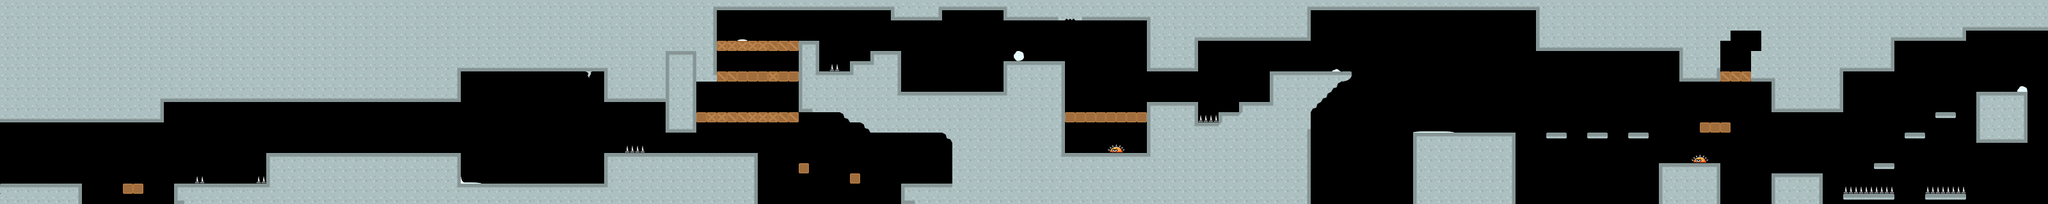

This game map was drawn from its Tiled (.tmx) file and the tilesets committed beside it. A one-line description and the trimmed map source follow:
An orthogonal 200x20 tile map with 16x16 px tiles, 3 tile layers (tileLayer, hazardLayer, elementsLayer), 3 tilesets and 116 objects (50x coin, 44x destroy, 4x staticshooter, 3x attacker, 3x drunkflyer, ...).

<map version="1.0" orientation="orthogonal" renderorder="right-down" width="200" height="20" tilewidth="16" tileheight="16" nextobjectid="216">
    <tileset firstgid="1" name="world4" tilewidth="16" tileheight="16" spacing="4" margin="2" tilecount="34" columns="34">
        <image source="world4.png" width="680" height="20" />
    </tileset>
    <tileset firstgid="35" name="hazard" tilewidth="16" tileheight="16" spacing="4" margin="2" tilecount="9" columns="9">
        <image source="hazard.png" width="180" height="20" />
    </tileset>
    <tileset firstgid="44" name="elements2" tilewidth="16" tileheight="16" spacing="4" margin="2" tilecount="38" columns="38">
        <image source="elements2.png" width="760" height="20" />
    </tileset>
    <layer name="tileLayer" width="200" height="20">
        <data>[4000 cells, 2028 non-empty, 25 distinct tile ids]</data>
    </layer>
    <objectgroup name="gameObjects">
        <object id="1" name="player" x="32" y="256" width="16" height="32" />
        <object id="54" name="exit" x="3120" y="96" width="32" height="48" />
        <object id="55" name="coin" x="224" y="256" width="16" height="16" />
        <object id="56" name="coin" x="880" y="224" width="16" height="16" />
        <object id="57" name="coin" x="912" y="240" width="16" height="16" />
        <object id="58" name="coin" x="176" y="256" width="16" height="16" />
        <object id="59" name="coin" x="816" y="224" width="16" height="16" />
        <object id="60" name="coin" x="784" y="240" width="16" height="16" />
        <object id="61" name="coin" x="752" y="224" width="16" height="16" />
        <object id="62" name="coin" x="848" y="240" width="16" height="16" />
        <object id="64" name="coin" x="1424" y="224" width="16" height="16" />
        <object id="66" name="coin" x="1456" y="224" width="16" height="16" />
        <object id="67" name="coin" x="1408" y="240" width="16" height="16" />
        <object id="68" name="helmetyellow" x="1440" y="240" width="16" height="16" />
        <object id="69" name="coin" x="1456" y="256" width="16" height="16" />
        <object id="70" name="coin" x="1440" y="272" width="16" height="16" />
        <object id="71" name="coin" x="1424" y="256" width="16" height="16" />
        <object id="72" name="coin" x="1408" y="272" width="16" height="16" />
        <object id="73" name="coin" x="1664" y="208" width="16" height="16" />
        <object id="74" name="coin" x="1696" y="208" width="16" height="16" />
        <object id="75" name="coin" x="1744" y="208" width="16" height="16" />
        <object id="76" name="coin" x="1760" y="208" width="16" height="16" />
        <object id="80" name="coin" x="2224" y="176" width="16" height="16" />
        <object id="81" name="coin" x="2208" y="144" width="16" height="16" />
        <object id="82" name="coin" x="2176" y="112" width="16" height="16" />
        <object id="83" name="coin" x="2144" y="80" width="16" height="16" />
        <object id="95" name="coin" x="2736" y="48" width="16" height="16" />
        <object id="96" name="coin" x="2720" y="64" width="16" height="16" />
        <object id="97" name="coin" x="2704" y="48" width="16" height="16" />
        <object id="98" name="coin" x="2704" y="80" width="16" height="16" />
        <object id="104" name="attacker" x="608" y="208" width="16" height="32" />
        <object id="105" name="doublewalker" x="480" y="208" width="16" height="32" />
        <object id="106" name="walker" x="1184" y="144" width="16" height="32" />
        <object id="107" name="attacker" x="1760" y="144" width="16" height="32" />
        <object id="113" name="flyer" x="3072" y="144" width="16" height="32" />
        <object id="114" name="flyer" x="2544" y="160" width="16" height="32" />
        <object id="115" name="staticshooter" x="384" y="256" width="16" height="32" />
        <object id="117" name="staticshooter" x="672" y="208" width="16" height="32" />
        <object id="118" name="staticshooter2" x="912" y="256" width="16" height="32" />
        <object id="122" name="staticshooter2" x="1632" y="64" width="16" height="32" />
        <object id="123" name="staticshooter" x="2816" y="240" width="16" height="32" />
        <object id="127" name="doublewalkershooter" x="2288" y="176" width="16" height="32" />
        <object id="128" name="jumper" x="1840" y="128" width="16" height="32" />
        <object id="131" name="walker" x="1248" y="32" width="16" height="32" />
        <object id="133" name="coin" x="2688" y="64" width="16" height="16" />
        <object id="161" name="drunkflyer" x="1728" y="112" width="16" height="32" />
        <object id="162" name="drunkflyer" x="1552" y="112" width="16" height="32" />
        <object id="163" name="drunkflyer" x="880" y="240" width="16" height="32" />
        <object id="164" name="attacker" x="1520" y="112" width="16" height="32" />
        <object id="165" name="staticshooter" x="1952" y="128" width="16" height="32" />
        <object id="166" name="coin" x="1488" y="64" width="16" height="16" />
        <object id="167" name="coin" x="1504" y="80" width="16" height="16" />
        <object id="168" name="coin" x="1472" y="80" width="16" height="16" />
        <object id="169" name="coin" x="1488" y="96" width="16" height="16" />
        <object id="170" name="coin" x="1120" y="80" width="16" height="16" />
        <object id="171" name="coin" x="1232" y="80" width="16" height="16" />
        <object id="172" name="coin" x="1088" y="144" width="16" height="16" />
        <object id="173" name="coin" x="1232" y="144" width="16" height="16" />
        <object id="202" name="coin" x="192" y="256" width="16" height="16" />
        <object id="203" name="coin" x="208" y="256" width="16" height="16" />
        <object id="204" name="coin" x="1472" y="240" width="16" height="16" />
        <object id="205" name="coin" x="1472" y="272" width="16" height="16" />
        <object id="206" name="coin" x="1456" y="64" width="16" height="16" />
        <object id="207" name="coin" x="1456" y="96" width="16" height="16" />
        <object id="208" name="coin" x="1680" y="208" width="16" height="16" />
        <object id="209" name="coin" x="1776" y="208" width="16" height="16" />
        <object id="210" name="coin" x="2480" y="176" width="16" height="16" />
        <object id="211" name="coin" x="2496" y="176" width="16" height="16" />
        <object id="212" name="coin" x="2416" y="176" width="16" height="16" />
        <object id="213" name="coin" x="2432" y="176" width="16" height="16" />
        <object id="214" name="coin" x="2544" y="176" width="16" height="16" />
        <object id="215" name="coin" x="2560" y="176" width="16" height="16" />
    </objectgroup>
    <objectgroup name="interactionObjects">
        <object id="134" name="destroy" x="1664" y="176" width="16" height="16" />
        <object id="135" name="destroy" x="1680" y="176" width="16" height="16" />
        <object id="136" name="destroy" x="1696" y="176" width="16" height="16" />
        <object id="137" name="destroy" x="1712" y="176" width="16" height="16" />
        <object id="138" name="destroy" x="1728" y="176" width="16" height="16" />
        <object id="139" name="destroy" x="1744" y="176" width="16" height="16" />
        <object id="140" name="destroy" x="1760" y="176" width="16" height="16" />
        </objectgroup>
    <layer name="hazardLayer" width="200" height="20">
        <data>[4000 cells, 20 non-empty, 3 distinct tile ids]</data>
    </layer>
    <layer name="elementsLayer" width="200" height="20">
        <data>[4000 cells, 11 non-empty, 9 distinct tile ids]</data>
    </layer>
</map>
<!-- 37 of 116 objects omitted -->
